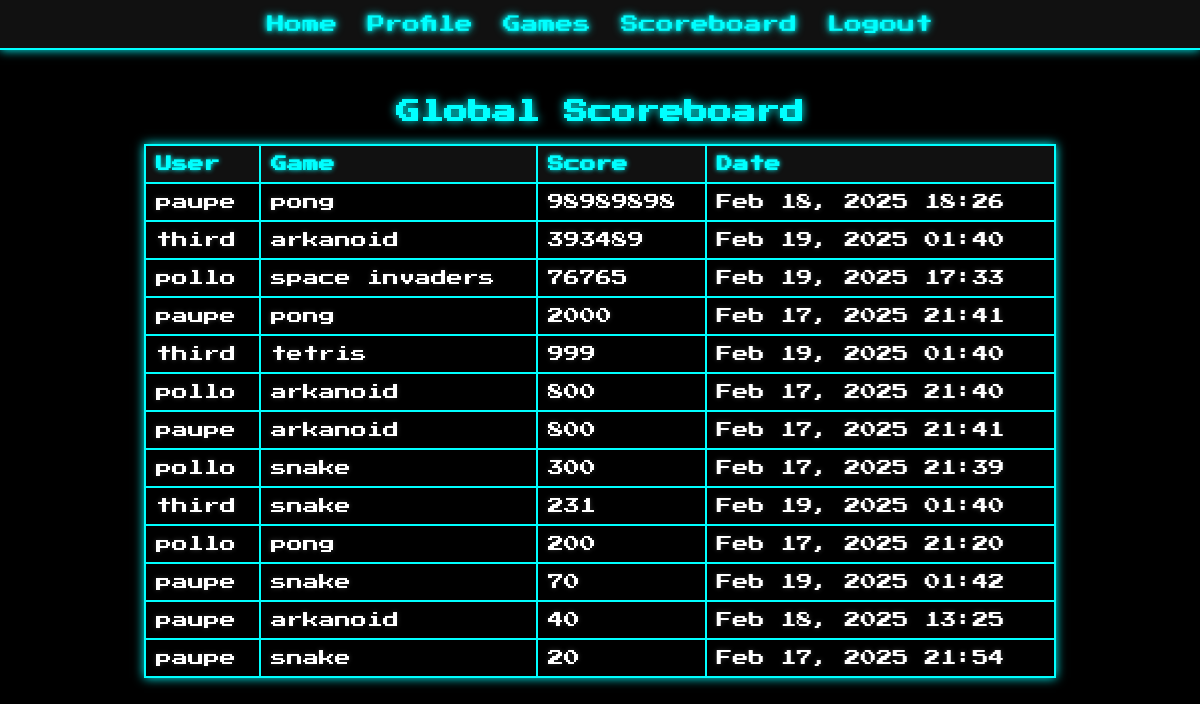
The page /games/scoreboard/ (signed in) on the database as committed earlier.
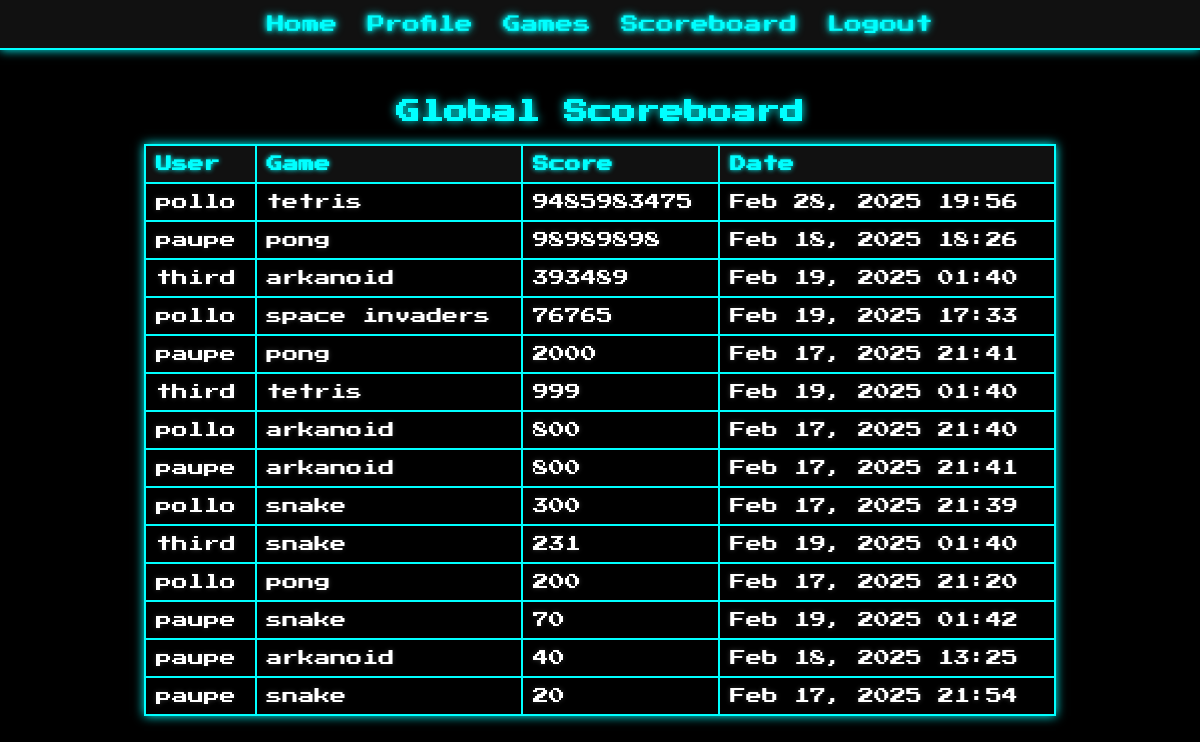
The same page on the database as committed later.
### games/models.py (models this page shows, shortened)
class Score(models.Model):
    user = models.ForeignKey(User, on_delete=models.CASCADE)
    game = models.ForeignKey(Game, on_delete=models.CASCADE)
    value = models.IntegerField()
    created_at = models.DateTimeField(auto_now_add=True)

class Game(models.Model):
    name = models.CharField(max_length=100)
    genre = models.ForeignKey(Genre, on_delete=models.CASCADE)
    description = models.TextField(blank=True)
    template_name = models.CharField(max_length=100, default='games/game_detail.html')

### games/views.py (the view)
# urls.py: path('scoreboard/', views.global_scoreboard, name='global_scoreboard'),
@login_required
def global_scoreboard(request):
    scores = Score.objects.select_related('user', 'game').order_by('-value')[:50]
    return render(request, 'games/scoreboard.html', {'scores': scores})

### templates/games/scoreboard.html (shortened to what this page needs)
{% extends "base.html" %}
{% block content %}
  <h2>Global Scoreboard</h2>
  <table class="scoreboard-table">
    <thead>
      <tr>
        <th>User</th>
        <th>Game</th>
        <th>Score</th>
        <th>Date</th>
      </tr>
    </thead>
    <tbody>
      {% for score in scores %}
        <tr>
          <td>{{ score.user.username }}</td>
          <td>{{ score.game.name }}</td>
          <td>{{ score.value }}</td>
          <td>{{ score.created_at|date:"M d, Y H:i" }}</td>
        </tr>
      {% endfor %}
    </tbody>
  </table>
{% endblock %}

### templates/base.html (shortened to what this page needs)
{% load static %}
<!DOCTYPE html>
<html lang="en">
<head>
    <link rel="stylesheet" type="text/css" href="{% static 'css/style.css' %}">
</head>
<body>
    <nav>
        {% if user.is_authenticated %}
            <ul class="nav-menu">
                <li><a href="{% url 'index' %}">Home</a></li>
                <li><a href="{% url 'userpage:profile' %}">Profile</a></li>
                <li><a href="{% url 'games:game_list' %}">Games</a></li>
                <li><a href="{% url 'games:global_scoreboard' %}">Scoreboard</a></li>
                <li><a href="{% url 'accounts:logout' %}">Logout</a></li>
            </ul>
        {% else %}
            <div class="nav-guest">
                <a href="{% url 'accounts:login' %}">To enjoy this awesome nav menu, log in first</a>
            </div>
        {% endif %}
    </nav>
    <div class="container">
        {% block content %}
        {% endblock %}
    </div>
</body>
</html>

### static/css/style.css (style rules this page uses)
body { background-color: #000; color: #fff; font-family: 'Press Start 2P', cursive; margin: 0; padding: 0; }
nav { background-color: #111; border-bottom: 2px solid #0ff; padding: 15px 30px; box-shadow: 0 0 10px #0ff; }
.nav-menu { list-style: none; display: flex; justify-content: center; margin: 0; padding: 0; }
.nav-menu li { margin: 0 15px; }
.nav-menu li a { color: #0ff; text-decoration: none; font-size: 1.1em; text-shadow: 0 0 5px #0ff, 0 0 10px #0ff; transition: color 0.3s ease; }
.container { padding: 30px; }
h1, h2, h3 { text-align: center; color: #0ff; text-shadow: 0 0 10px #0ff; margin-bottom: 20px; }
a { color: #0ff; text-decoration: none; transition: color 0.3s ease; }
.scoreboard-table { width: 80%; margin: 20px auto; border-collapse: collapse; box-shadow: 0 0 10px #0ff; text-align: left; }
.scoreboard-table th, .scoreboard-table td { border: 2px solid #0ff; padding: 10px; }
.scoreboard-table th { background-color: #111; color: #0ff; text-shadow: 0 0 5px #0ff; }
.scoreboard-table td { background-color: #000; color: #fff; text-shadow: 0 0 5px #333; }

Rows that differ between the two databases and show on the page:
added Score: user.username "pollo", game.name "tetris", value "9485983475", created_at "Feb 28, 2025 19:56"
